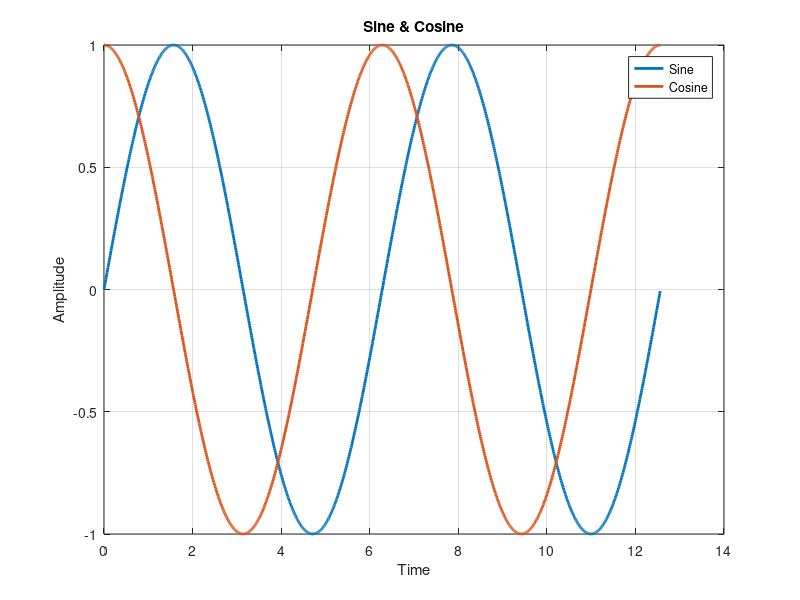

Here is the MATLAB script that generated this plot:
clc;clf;clear all;close all;
t=0:0.01:4*pi;
y1=sin(t);
y2=cos(t);
figure('Name','SitL-1')
plot(t,y1,'LineWidth',2)
hold on
plot(t,y2,'LineWidth',2)
grid on
title("Sine & Cosine")
xlabel("Time")
ylabel("Amplitude")
legend('Sine','Cosine')

